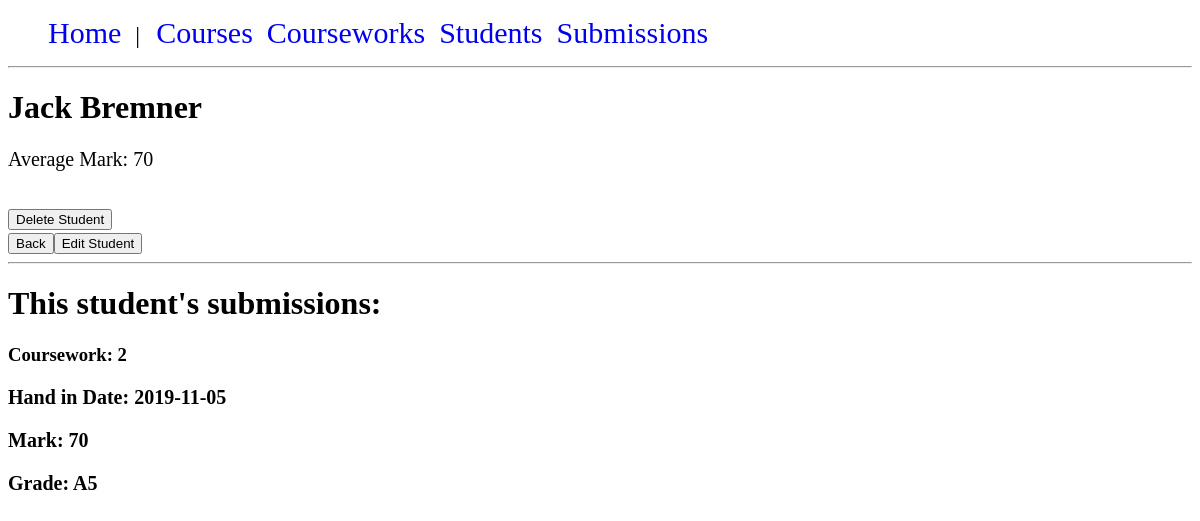
/students/student_details.php?id=1, run on the app's committed database.
### tables this page shows
CREATE TABLE "students" (
	"student_id"	INTEGER NOT NULL UNIQUE,
	"name"	TEXT(50) NOT NULL,
	PRIMARY KEY("student_id")
);

CREATE TABLE "submissions" (
	"submission_id"	INTEGER NOT NULL PRIMARY KEY AUTOINCREMENT UNIQUE,
	"coursework_id"	INTEGER NOT NULL,
	"student_id"	INTEGER NOT NULL,
	"mark"	INTEGER(100),
	"hand_in_date"	DATE NOT NULL,
	"second_submission"	BOOLEAN NOT NULL DEFAULT 0,
	"grade_id"	INTEGER NOT NULL,
	FOREIGN KEY("coursework_id") REFERENCES "courseworks"("coursework_id"),
	FOREIGN KEY("student_id") REFERENCES "students"("student_id")
);

CREATE TABLE "grades" (
	"grade_id"	INTEGER NOT NULL PRIMARY KEY AUTOINCREMENT,
	"grade"	TEXT(3) NOT NULL UNIQUE
);

### students/student_functions.php (called while the page is built, shortened)
<?php
if (php_sapi_name() == "cli") {
    require_once getcwd().'../database/dbconnection.php';
} else {
    require_once $_SERVER['DOCUMENT_ROOT'].'/database/dbconnection.php';
}
function getStudentById($student_id) {
    $query = "SELECT * FROM students WHERE student_id=?";
    $student = DB::run($query, [$student_id])->fetch(PDO::FETCH_ASSOC);
    return $student;
}
function getSubmissionsByStudentId($student_id) {
    $query = "SELECT * FROM submissions
              JOIN grades ON submissions.grade_id = grades.grade_id
              WHERE student_id=?";
    $submissions = DB::run($query, [$student_id])->fetchAll(PDO::FETCH_ASSOC);
    return $submissions;
}
function getAverageMark($student_id) {
    $query = "SELECT AVG(mark) FROM submissions WHERE student_id=?";
    $avg_mark = DB::run($query, [$student_id])->fetchColumn();
    return $avg_mark;
}

### database/dbconnection.php (called while the page is built, shortened)
<?php
class DB {
    private static $instance = null;
    private static $pdo;
    public function __construct() {
        if (php_sapi_name() == "cli") {
            self::$pdo = new PDO("sqlite:database/courseworkapp.db");
        }
        else {
            self::$pdo = new PDO("sqlite:".$_SERVER['DOCUMENT_ROOT']."/database/courseworkapp.db");
        }
}
    public static function getInstance() : DB {
        if(!self::$instance)
        {
            self::$instance = new DB();
        }
        return self::$instance;
    }
    public static function run($sql, $params = NULL) {
        $stmt = self::$pdo->prepare($sql);
        $stmt->execute($params);
        return $stmt;
    }
}

### students/student_details.php (the view, shortened to what this page needs)
<?php
require_once 'student_functions.php';
$student_id = htmlspecialchars($_GET["id"]);
$student = getStudentById($student_id);
$submissions = getSubmissionsByStudentId($student_id);
if ($student) {
    echo '<h1>' . $student['name'] . '</h1>';
    if ($submissions) {
        echo '<p>Average Mark: ' . getAverageMark($student_id) . '</p>';
    }
    echo '<br>';
    echo '<form action="" method="post">
            <input type="hidden" name="delete" value="' . $student_id . '"/>
            <input type="submit" value="Delete Student">
        </form>';
    echo '<button type="button" onclick="javascript:history.back()">Back</button>';
    echo '<a href=edit_student_form.php?id=' . $student_id . '><button>Edit Student</button></a>';
    echo '<br>';
    echo '<hr>';
    echo "<h1>This student's submissions: </h1>";
    if ($submissions) {
        foreach ($submissions as $submission) {
            echo '<h3>Coursework: ' . $submission['coursework_id']  .'<h3>
                  <p>Hand in Date: ' . $submission['hand_in_date']  . '</p>
                  <p>Mark: ' . $submission['mark'] . '</p>
                  <p>Grade: ' . $submission['grade'] . '</p>
                  <br>';
        }
    } else {
        echo '<p>This student has no submissions yet</p>';
    }
} else {
    echo 'There was a problem, please try again';
}
?>

### css/stylesheet.css (style rules this page uses)
#menu ul { list-style: none; }
#menu li { display: inline; padding-right: 10px; font-size: 24px; }
#menu a { text-decoration: none; font-size: 30px; }
a, p { font-size: 20px; }

### data on the page
students: name "Jack Bremner"
submissions: coursework "2", hand_in_date "2019-11-05", mark "70", grade.grade "A5"

### other printed values
getAverageMark($student_id) "70"
